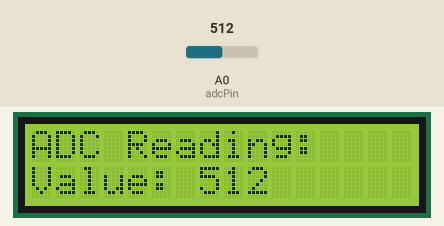
Recording of a sketch running on a simulated Arduino Uno, built with avr-gcc and run on an emulated ATmega328P. On the bench: 16×2 character LCD. The inputs (shaded band) are chosen by the test bench; at power-on: A0 (adcPin) = 512.

Above: at 1.2 s.
1.3 s: A0 (adcPin) set to 716
At 2.5 s:
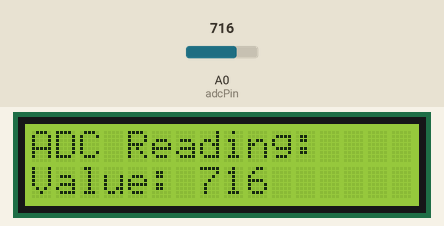
2.9 s: A0 (adcPin) set to 900
At 4.1 s:
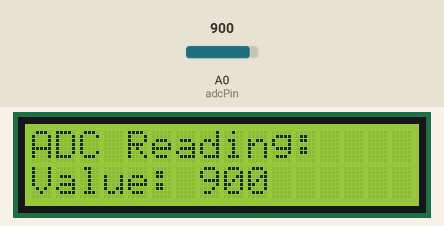
4.4 s: A0 (adcPin) set to 1023
At 5.1 s:
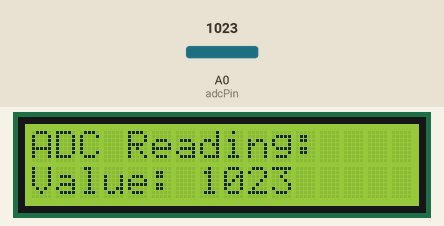
Timing chart, 0 to 7.4 s (numbered marks = the images above; inputs shaded):
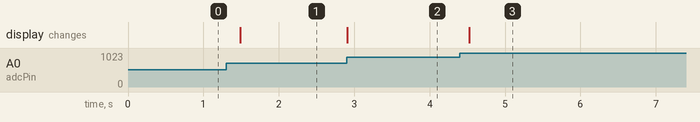

The sketch:

LCDBitwise.ino
```cpp
#include <LiquidCrystal.h>

// Initialize the LCD interface pins
const int rs = 12, en = 11, d4 = 5, d5 = 4, d6 = 3, d7 = 2;
LiquidCrystal lcd(rs, en, d4, d5, d6, d7);

// Define the analog pin
const int adcPin = A0;

void setup() {
  // Set up the LCD's number of columns and rows
  lcd.begin(16, 2);

  // Quick startup message
  lcd.print("ADC Reading:");
}

void loop() {
  // Read the value from the analog pin (0 - 1023)
  int sensorValue = analogRead(adcPin);

  // Set the cursor to the second row (column 0, line 1)
  lcd.setCursor(0, 1);

  // Clear the line by printing spaces (prevents "ghost" digits)
  lcd.print("Value:        ");

  // Print the actual value
  lcd.setCursor(7, 1);
  lcd.print(sensorValue);

  // Small delay for readability
  delay(200);
}
```

Measured:
- after the input at 1.3 s, the display: changes after 0.19 s (image 1)
- after the input at 2.9 s, the display: changes at once (image 2)
- after the input at 4.4 s, the display: changes after 0.13 s (image 3)
